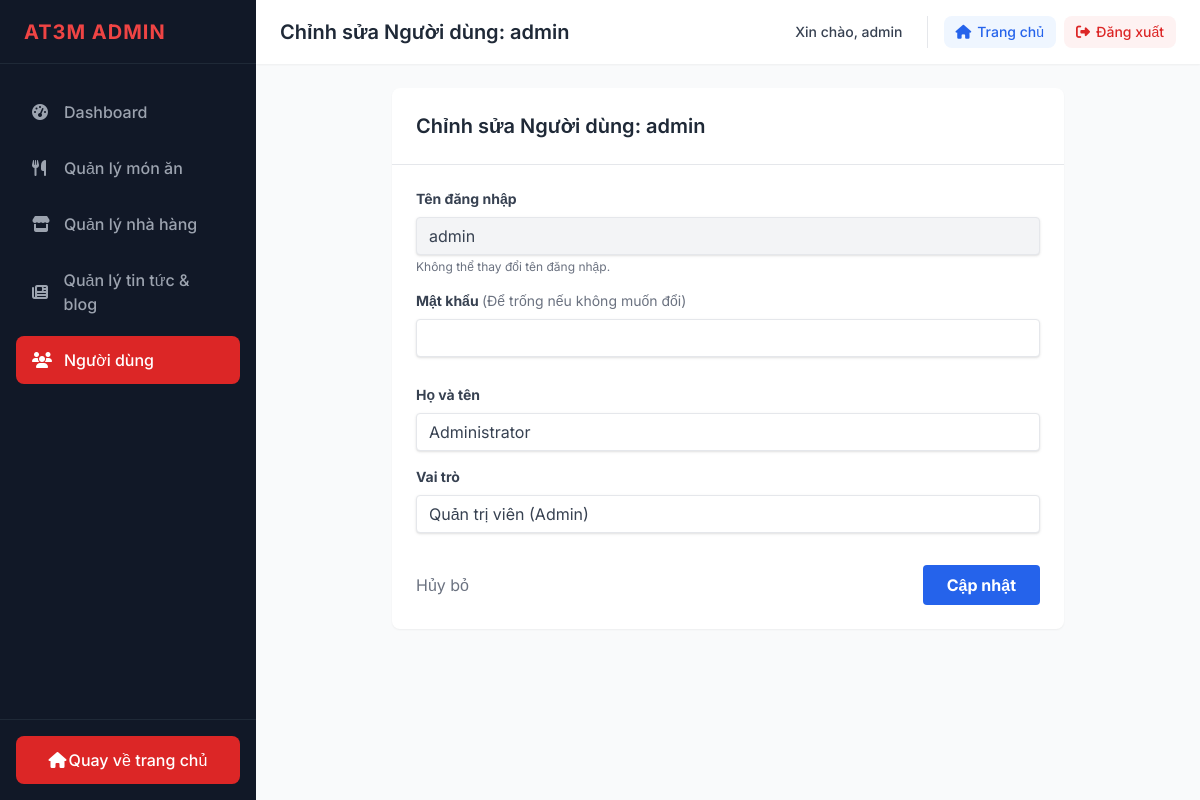
The page /admin/nguoi-dung/edit/1 (signed in) on the database its author committed.
### tables this page shows
CREATE TABLE IF NOT EXISTS `users` (
  `id` int(11) NOT NULL AUTO_INCREMENT,
  `username` varchar(50) NOT NULL UNIQUE,
  `password` varchar(255) NOT NULL,
  `fullname` varchar(100) DEFAULT NULL,
  `role` enum('admin', 'user') DEFAULT 'user',
  `created_at` timestamp DEFAULT CURRENT_TIMESTAMP,
  PRIMARY KEY (`id`)
);

### app/views/admin/nguoi_dung_form.php (the view, shortened to what the rows shown need)
<div class="bg-white rounded-lg shadow-sm max-w-2xl mx-auto">
    <div class="p-6 border-b border-gray-200">
        <h2 class="text-xl font-semibold text-gray-800"><?= htmlspecialchars($title) ?></h2>
    </div>
    <div class="p-6">
        <form action="<?= BASE_URL ?>admin/nguoi-dung/<?= $user ? 'update/' . $user['id'] : 'store' ?>" method="POST">
            <div class="mb-4">
                <label for="username" class="block text-gray-700 text-sm font-bold mb-2">Tên đăng nhập</label>
                <input type="text" name="username" id="username"
                       value="<?= htmlspecialchars($user['username'] ?? '') ?>"
                       <?= $user ? 'readonly' : 'required' ?>
                       class="shadow appearance-none border rounded w-full py-2 px-3 text-gray-700 leading-tight focus:outline-none focus:shadow-outline <?= $user ? 'bg-gray-100 cursor-not-allowed' : '' ?>">
                <?php if ($user): ?>
                    <p class="text-xs text-gray-500 mt-1">Không thể thay đổi tên đăng nhập.</p>
                <?php endif; ?>
            </div>
            <div class="mb-4">
                <label for="password" class="block text-gray-700 text-sm font-bold mb-2">
                    Mật khẩu <?= $user ? '<span class="text-gray-500 font-normal">(Để trống nếu không muốn đổi)</span>' : '<span class="text-red-500">*</span>' ?>
                </label>
                <input type="password" name="password" id="password"
                       <?= !$user ? 'required' : '' ?>
                       class="shadow appearance-none border rounded w-full py-2 px-3 text-gray-700 mb-3 leading-tight focus:outline-none focus:shadow-outline">
            </div>
            <div class="mb-4">
                <label for="fullname" class="block text-gray-700 text-sm font-bold mb-2">Họ và tên</label>
                <input type="text" name="fullname" id="fullname"
                       value="<?= htmlspecialchars($user['fullname'] ?? '') ?>"
                       class="shadow appearance-none border rounded w-full py-2 px-3 text-gray-700 leading-tight focus:outline-none focus:shadow-outline">
            </div>
            <div class="mb-6">
                <label for="role" class="block text-gray-700 text-sm font-bold mb-2">Vai trò</label>
                <select name="role" id="role" class="shadow appearance-none border rounded w-full py-2 px-3 text-gray-700 leading-tight focus:outline-none focus:shadow-outline bg-white">
                    <option value="admin" <?= ($user['role'] ?? '') === 'admin' ? 'selected' : '' ?>>Quản trị viên (Admin)</option>
                </select>
            </div>
            <div class="flex items-center justify-between mt-8">
                <a href="<?= BASE_URL ?>admin/nguoi-dung" class="text-gray-500 hover:text-gray-700 transition-colors">
                    Hủy bỏ
                </a>
                <button type="submit" class="bg-blue-600 hover:bg-blue-700 text-white font-bold py-2 px-6 rounded focus:outline-none focus:shadow-outline transition-colors">
                    <?= $user ? 'Cập nhật' : 'Thêm mới' ?>
                </button>
            </div>
        </form>
    </div>
</div>

### app/models/Model.php (shortened to what the rows shown need)
<?php
require_once __DIR__ . '/Database.php';
class Model {
    protected $conn;
    public function __construct() {
        $database = new Database();
        $this->conn = $database->getConnection();
    }
    public function query($sql, $params = []) {
        $stmt = $this->conn->prepare($sql);
        $stmt->execute($params);
        return $stmt;
    }
    public function fetchOne($sql, $params = []) {
        return $this->query($sql, $params)->fetch(PDO::FETCH_ASSOC);
    }
}
class Controller {
    public function render($view, $data = [], $layout = 'index/layout') {
        extract($data);
        $viewFile = __DIR__ . '/../views/' . $view . '.php';
        require $viewFile;
        if ($layout !== null) {
            $layoutFile = __DIR__ . '/../views/' . $layout . '.php';
            if (file_exists($layoutFile)) {
                return;
            }
        }
    }
}
class Router {
    private static $routes = [];
    public static function get($route, $action) {
        self::$routes['GET'][$route] = $action;
    }
    public static function post($route, $action) {
        self::$routes['POST'][$route] = $action;
    }
    public static function dispatch($url) {
        $method = $_SERVER['REQUEST_METHOD'];
        $url = '/' . trim($url, '/');
        if (isset(self::$routes[$method])) {
            foreach (self::$routes[$method] as $route => $action) {
                $pattern = preg_replace('/\{([a-zA-Z0-9_]+)\}/', '([a-zA-Z0-9_-]+)', $route);
                $pattern = "@^" . $pattern . "$@D";
                if (preg_match($pattern, $url, $matches)) {
                    array_shift($matches);
                    if (is_array($action)) {
                        $controllerName = $action[0];
                        $methodName = $action[1];
                        if (class_exists($controllerName)) {
                            $controller = new $controllerName();
                            if (method_exists($controller, $methodName)) {
                                call_user_func_array([$controller, $methodName], $matches);
                                return;
                            }
                        }
                    }
                }
            }
        }
    }
}

### rows shown on the page
users: username "admin", fullname "Administrator", role "Quản trị viên (Admin)"
